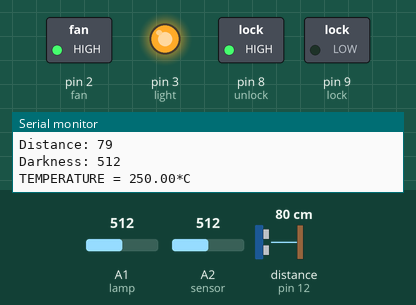
This sketch was run on a simulated Arduino Uno, built with avr-gcc and run on an emulated ATmega328P. On the bench: switched loads named in the sketch (green lamp = pin HIGH), output pins drawn as LEDs (lit = HIGH), the last lines printed to the serial monitor. Wiring (inferred from the names in the program): ultrasonic range finder: trigger pin 13; echo pin 12. The test bench sets the inputs (shaded band); at power-on: distance to the obstacle (sensor on pin 12) 80 cm, A1 (lamp) = 512, A2 (sensor) = 512. The echo pulse lasts 58.3 µs per cm; pins used as bus, display or sensor lines are not drawn.

Above: at 1.8 s.
1.9 s: distance to the obstacle (sensor on pin 12) set to 120 cm
At 2.8 s:
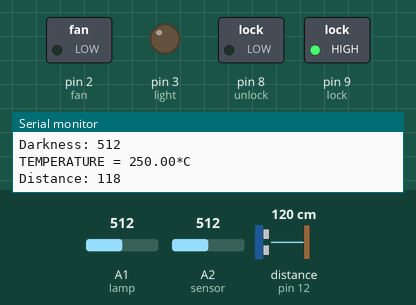
3.5 s: distance to the obstacle (sensor on pin 12) set to 2 cm
At 4.6 s:
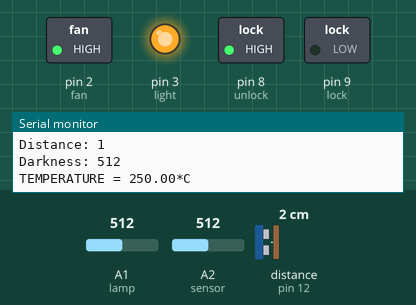
5.5 s: A1 (lamp) set to 319
7.2 s: A1 (lamp) set to 285
At 9.2 s:
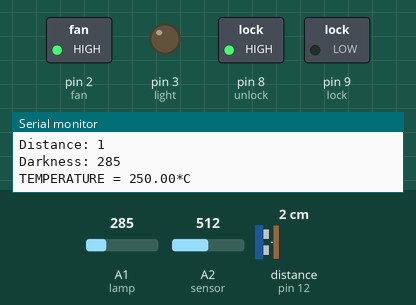
9.5 s: A2 (sensor) set to 155
11.2 s: A2 (sensor) set to 130
At 12.5 s:
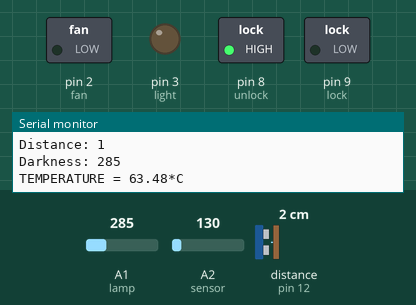
Timing chart, 0 to 14.2 s (numbered marks = the images above; inputs shaded):
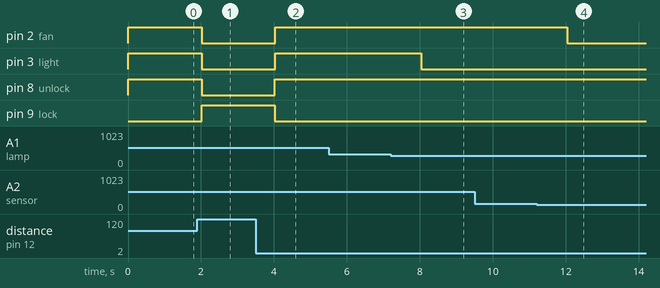

The sketch:

practice6_home_complete.ino
```cpp
int trigger = 13;
int echo = 12;
int lock=9;
int unlock=8;
int light=3;
int fan=2;
float duration;
int distance;
int state;
int sensorInput;
double temp;


void setup() {
pinMode(trigger, OUTPUT);
pinMode(echo, INPUT);
pinMode(lock, OUTPUT);
pinMode(unlock, OUTPUT);
pinMode(light, OUTPUT);
pinMode(fan, OUTPUT);
Serial.begin(9600);

}

void loop()
{
  sonic();
  delay(1000);


}

void sonic(){
  digitalWrite(trigger, LOW);
  delayMicroseconds(2);
  digitalWrite(trigger, HIGH);
  delayMicroseconds(10);
  digitalWrite(trigger, LOW);
  duration = pulseIn(echo, HIGH);
  distance= duration*0.034/2;
  Serial.print("Distance: ");
  Serial.println(distance);
  if (distance <100){
    digitalWrite(unlock, HIGH);
    digitalWrite(lock, LOW);
    lamp();
    heat();
  }
  else{
    digitalWrite(lock, HIGH);
    digitalWrite(unlock, LOW);
    digitalWrite(light, LOW);
    digitalWrite(fan, LOW);
  }
}

void lamp(){
  int state = analogRead(A1);
  Serial.print("Darkness: ");
  Serial.println(state);
        if (state >300){
    digitalWrite(light, HIGH);

  }
  else{
    digitalWrite(light, LOW);

  }


}

void heat(){
sensorInput = analogRead(A2); //read the analog sensor and store it
temp = (double)sensorInput / 1024; //find percentage of input reading
temp = temp * 5; //multiply by 5V to get voltage
//temp = temp – 0.5; //Subtract the offset
temp = temp * 100; //Convert to degrees
   Serial.print("TEMPERATURE = ");
   Serial.print(temp); // display temperature value
   Serial.print("*C");
   Serial.println();
      if (temp>70){
    digitalWrite(fan, HIGH);
  }
  else{
    digitalWrite(fan, LOW);
  }
}
```

Measured:
- the behaviour switches between 301 and 300 on A1 (lamp) (found by bisection; images 2 and 3)
- the behaviour switches between 144 and 143 on A2 (sensor) (found by bisection; images 3 and 4)
- after the input at 1.9 s, pin 2 (fan), pin 3 (light), pin 8 (unlock): HIGH → LOW after 0.12 s; pin 9 (lock): LOW → HIGH after 0.12 s
- after the input at 3.5 s, pin 2 (fan), pin 3 (light), pin 8 (unlock): LOW → HIGH after 0.53 s; pin 9 (lock): HIGH → LOW after 0.53 s
- after the input at 7.2 s, pin 3 (light): HIGH → LOW after 0.84 s
- after the input at 11.2 s, pin 2 (fan): HIGH → LOW after 0.85 s
